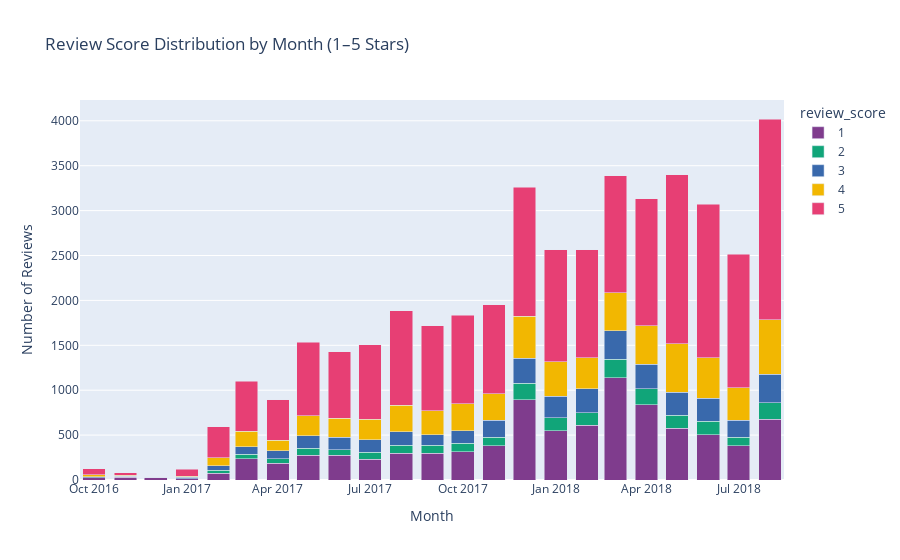

Write notebook code for a chart like this one.
### Code cell
# Prepare data for highlighting all review scores (1 to 5)
all_score_summary = df_reviews.copy()  # Replace with your full review dataset
all_score_summary['review_score'] = all_score_summary['review_score'].astype(str)

# Group by month and review_score
all_score_plot_data = (
    all_score_summary
    .groupby(['month', 'review_score'])
    .size()
    .reset_index(name='count')
)

# Plot
fig = px.bar(
    all_score_plot_data,
    x='month',
    y='count',
    color='review_score',
    barmode='stack',
    title='Review Score Distribution by Month (1–5 Stars)',
    color_discrete_sequence=px.colors.qualitative.Bold
)

fig.update_layout(
    xaxis_title='Month',
    yaxis_title='Number of Reviews'
)

fig.show()

### Figure 1 — Plotly figure (JSON) as saved in the notebook; plotly's stock layout.template omitted (floating-point values rounded to 4 significant figures)
{"data": [{"alignmentgroup": "True", "hovertemplate": "review_score=1<br>month=%{x}<br>count=%{y}<extra></extra>", "legendgroup": "1", "marker": {"color": "rgb(127, 60, 141)", "pattern": {"shape": ""}}, "name": "1", "offsetgroup": "1", "orientation": "v", "showlegend": true, "textposition": "auto", "type": "bar", "x": ["2016-10", "2016-11", "2016-12", "2017-01", "2017-02", "2017-03", "2017-04", "2017-05", "2017-06", "2017-07", "2017-08", "2017-09", "2017-10", "2017-11", "2017-12", "2018-01", "2018-02", "2018-03", "2018-04", "2018-05", "2018-06", "2018-07", "2018-08"], "xaxis": "x", "y": [23, 32, 27, 15, 75, 236, 189, 274, 276, 229, 299, 300, 314, 381, 892, 548, 609, 1139, 836, 574, 505, 381, 675], "yaxis": "y"}, {"alignmentgroup": "True", "hovertemplate": "review_score=2<br>month=%{x}<br>count=%{y}<extra></extra>", "legendgroup": "2", "marker": {"color": "rgb(17, 165, 121)", "pattern": {"shape": ""}}, "name": "2", "offsetgroup": "2", "orientation": "v", "showlegend": true, "textposition": "auto", "type": "bar", "x": ["2016-10", "2016-11", "2017-01", "2017-02", "2017-03", "2017-04", "2017-05", "2017-06", "2017-07", "2017-08", "2017-09", "2017-10", "2017-11", "2017-12", "2018-01", "2018-02", "2018-03", "2018-04", "2018-05", "2018-06", "2018-07", "2018-08"], "xaxis": "x", "y": [3, 3, 1, 34, 50, 49, 80, 62, 79, 90, 87, 94, 96, 185, 145, 142, 204, 182, 147, 151, 96, 185], "yaxis": "y"}, {"alignmentgroup": "True", "hovertemplate": "review_score=3<br>month=%{x}<br>count=%{y}<extra></extra>", "legendgroup": "3", "marker": {"color": "rgb(57, 105, 172)", "pattern": {"shape": ""}}, "name": "3", "offsetgroup": "3", "orientation": "v", "showlegend": true, "textposition": "auto", "type": "bar", "x": ["2016-10", "2016-11", "2016-12", "2017-01", "2017-02", "2017-03", "2017-04", "2017-05", "2017-06", "2017-07", "2017-08", "2017-09", "2017-10", "2017-11", "2017-12", "2018-01", "2018-02", "2018-03", "2018-04", "2018-05", "2018-06", "2018-07", "2018-08"], "xaxis": "x", "y": [11, 6, 1, 14, 51, 82, 86, 140, 136, 138, 150, 117, 141, 186, 280, 240, 263, 317, 269, 255, 256, 188, 317], "yaxis": "y"}, {"alignmentgroup": "True", "hovertemplate": "review_score=4<br>month=%{x}<br>count=%{y}<extra></extra>", "legendgroup": "4", "marker": {"color": "rgb(242, 183, 1)", "pattern": {"shape": ""}}, "name": "4", "offsetgroup": "4", "orientation": "v", "showlegend": true, "textposition": "auto", "type": "bar", "x": ["2016-10", "2016-11", "2016-12", "2017-01", "2017-02", "2017-03", "2017-04", "2017-05", "2017-06", "2017-07", "2017-08", "2017-09", "2017-10", "2017-11", "2017-12", "2018-01", "2018-02", "2018-03", "2018-04", "2018-05", "2018-06", "2018-07", "2018-08"], "xaxis": "x", "y": [21, 13, 1, 14, 89, 173, 119, 222, 214, 232, 293, 267, 299, 296, 465, 386, 349, 426, 433, 544, 452, 362, 608], "yaxis": "y"}, {"alignmentgroup": "True", "hovertemplate": "review_score=5<br>month=%{x}<br>count=%{y}<extra></extra>", "legendgroup": "5", "marker": {"color": "rgb(231, 63, 116)", "pattern": {"shape": ""}}, "name": "5", "offsetgroup": "5", "orientation": "v", "showlegend": true, "textposition": "auto", "type": "bar", "x": ["2016-10", "2016-11", "2016-12", "2017-01", "2017-02", "2017-03", "2017-04", "2017-05", "2017-06", "2017-07", "2017-08", "2017-09", "2017-10", "2017-11", "2017-12", "2018-01", "2018-02", "2018-03", "2018-04", "2018-05", "2018-06", "2018-07", "2018-08"], "xaxis": "x", "y": [66, 25, 6, 76, 343, 556, 451, 820, 740, 827, 1050, 947, 986, 993, 1437, 1246, 1200, 1303, 1414, 1878, 1704, 1487, 2235], "yaxis": "y"}], "layout": {"barmode": "stack", "legend": {"title": {"text": "review_score"}, "tracegroupgap": 0}, "title": {"text": "Review Score Distribution by Month (1–5 Stars)"}, "xaxis": {"anchor": "y", "domain": [0, 1], "title": {"text": "Month"}}, "yaxis": {"anchor": "x", "domain": [0, 1], "title": {"text": "Number of Reviews"}}}}
